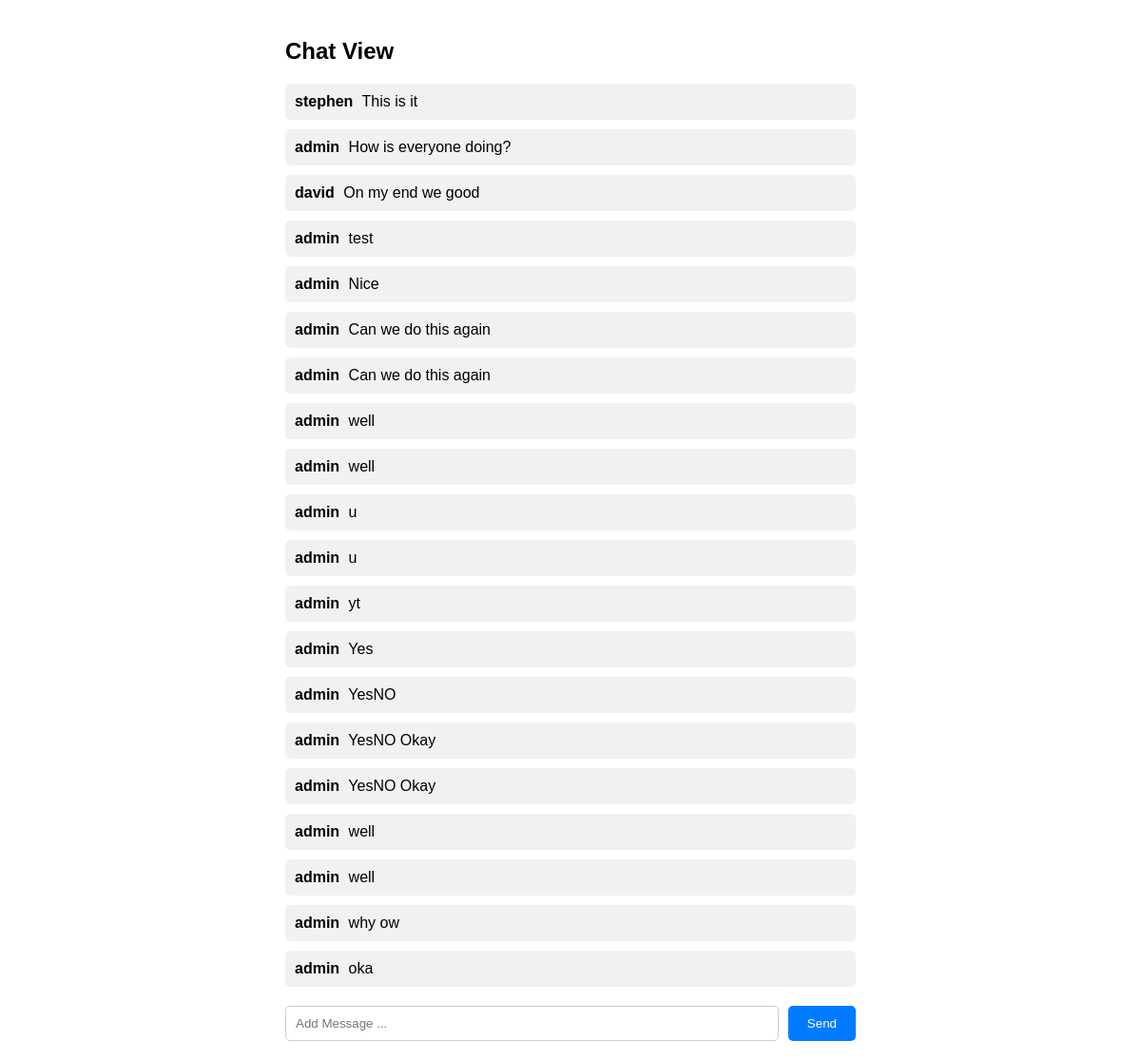
Before: /chat/ (signed in) with the older database file.
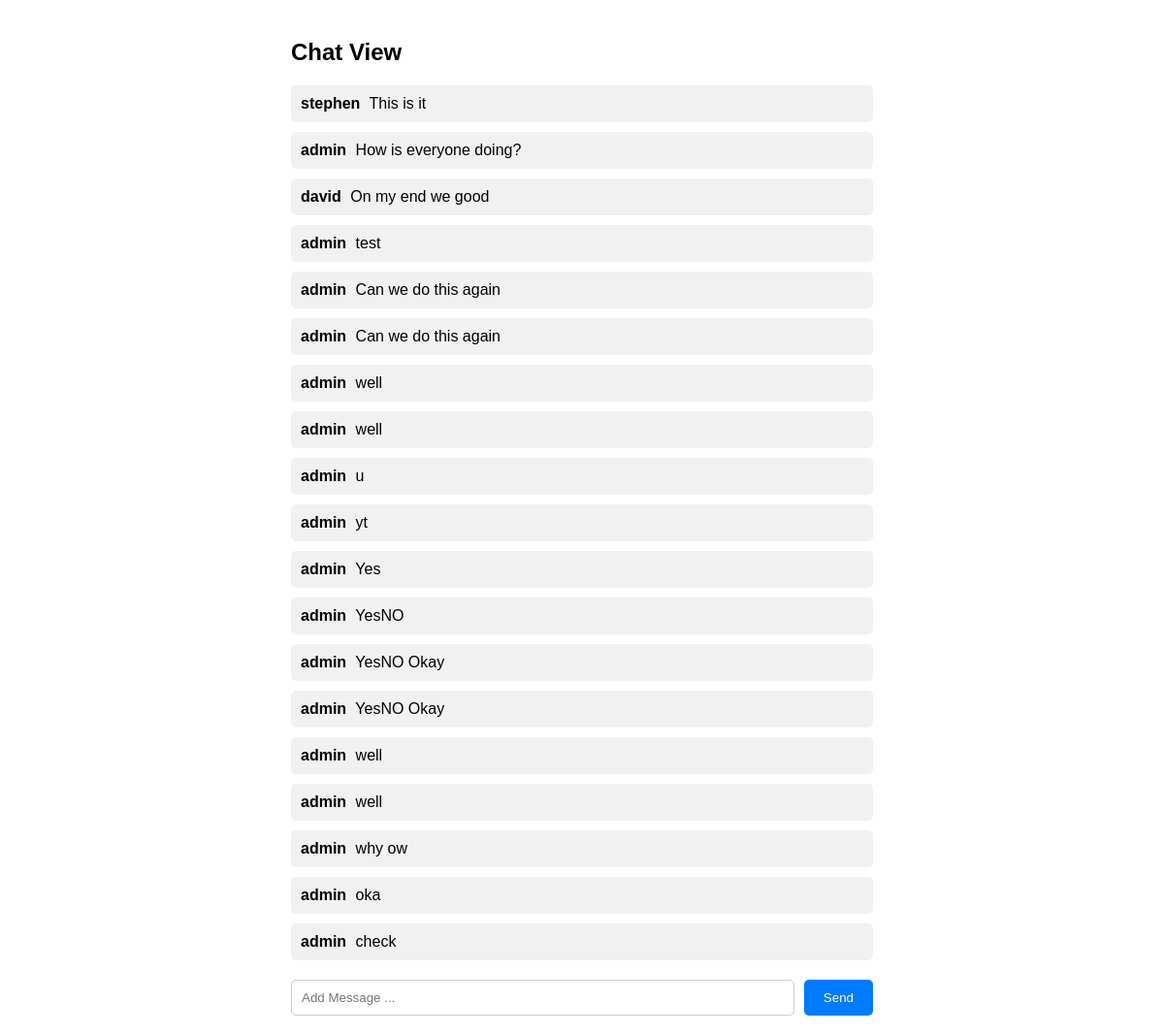
After: the same page with the newer database file.
### chat/models.py (models this page shows, shortened)
class GroupMessage(models.Model):
    group = models. ForeignKey(ChatGroup, related_name='chat_messages', on_delete=models.CASCADE)
    author = models.ForeignKey(User, on_delete=models.CASCADE)
    body = models.CharField(max_length=300)
    created = models.DateTimeField(auto_now_add=True)
    class Meta:
        ordering = ['-created']

### chat/views.py (the view, shortened to what this page needs)
# urls.py: path('chat/', chat_view, name='home_chat'),
@login_required
def chat_view(request):
    chat_group = get_object_or_404(ChatGroup, group_name="Public Chat")
    chat_messages =  chat_group.chat_messages.all()[:30]
    form = ChatMessageCreateForm()
    return render(request, 'chat/chat.html', {'chat_messages': chat_messages, 'form': form})

### chat/forms.py
class ChatMessageCreateForm(ModelForm):
    class Meta:
        model = GroupMessage
        fields = ['body']
        widgets = {
            'body': forms.TextInput(attrs={'placeholder': 'Add Message ...'})
        }

### templates/chat/chat.html (shortened to what this page needs)
<!DOCTYPE html>
<html lang="en">
<head>
</head>
<body>
    <h2>Chat View</h2>
    <ul id="chat_messages">
        {% for message in chat_messages reversed %}
            <li>
                <span class="author">{{ message.author.username }}</span>
                <span>{{ message.body }}</span>
            </li>
        {% endfor %}
    </ul>
    <form method="POST" id="chat_message_form"
          hx-post="{% url 'home_chat' %}"
          hx-target="#chat_messages"
          hx-swap="beforeend"
          _="on htmx:afterRequest reset() me">
        {{ form.body }}
        <button type="submit">Send</button>
    </form>
</body>
</html>

### templates/chat/chat.html (style rules this page uses)
body { font-family: Arial, sans-serif; padding: 20px; max-width: 600px; margin: auto; }
#chat_messages { list-style: none; padding: 0; margin-bottom: 20px; }
#chat_messages li { margin-bottom: 10px; padding: 10px; background-color: #f1f1f1; border-radius: 5px; }
.author { font-weight: bold; margin-right: 5px; }
form { display: flex; gap: 10px; }
input[type="text"] { flex: 1; padding: 10px; border-radius: 5px; border: 1px solid #ccc; }
button { padding: 10px 20px; border: none; background-color: #007bff; color: white; border-radius: 5px; cursor: pointer; }

Changed rows visible on the page:
removed GroupMessage: author.username "admin", body "Nice"
removed GroupMessage: author.username "admin", body "u"
added GroupMessage: author.username "admin", body "check"
